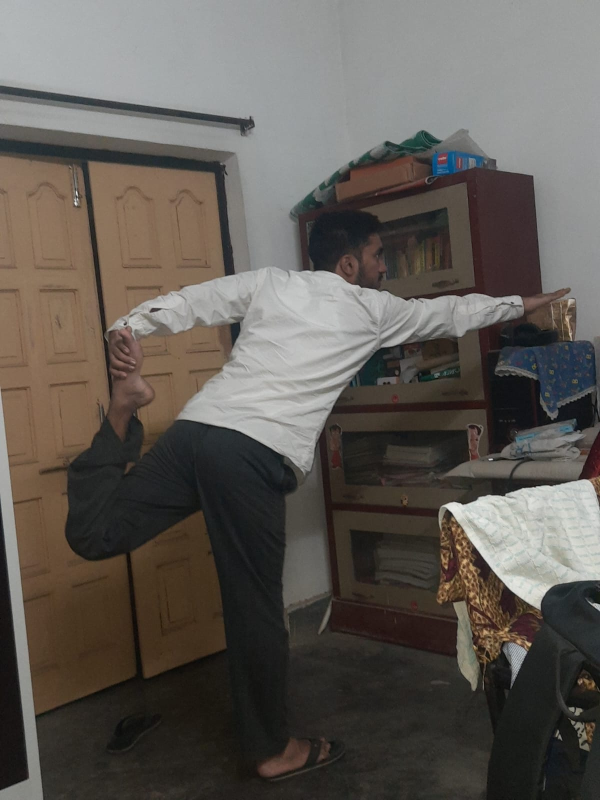
#> input picture TrainImages/Natrajasana.jpg, 1200 x 1600 px, found by its file name (shown at 1/2 size)
$ jupyter execute --allow-errors 'CS6643 Final Project.ipynb'   (older library calls are emulated)
#> lines starting #> are read from the running program, lines starting #| are printed output that depends on the picture
# CS6643 Final Project: Pose Estimation and Matching

### Matthew Avallone, Siddharth Choudhary, Kshitija Patel

[cell 1]
# !pip install "matplotlib" "numpy==1.20" "pandas" "opencv-python"

[cell 2]
import cv2 as cv
import numpy as np
import math
import matplotlib.pyplot as plt
import pandas as pd
import utils

### Load Images

[cell 3]
frame1 = cv.imread(r"C:\Kautuk\AI_ML_DL\WeFit\TrainImages\Natrajasana.jpg") # input
#> frame1 is the input picture: shape (1600, 1200, 3); mean B, G, R 85, 90.6, 95.8
frame2 = cv.imread(r"C:\Kautuk\AI_ML_DL\WeFit\TrainImages\Taarasana.jpg") # test
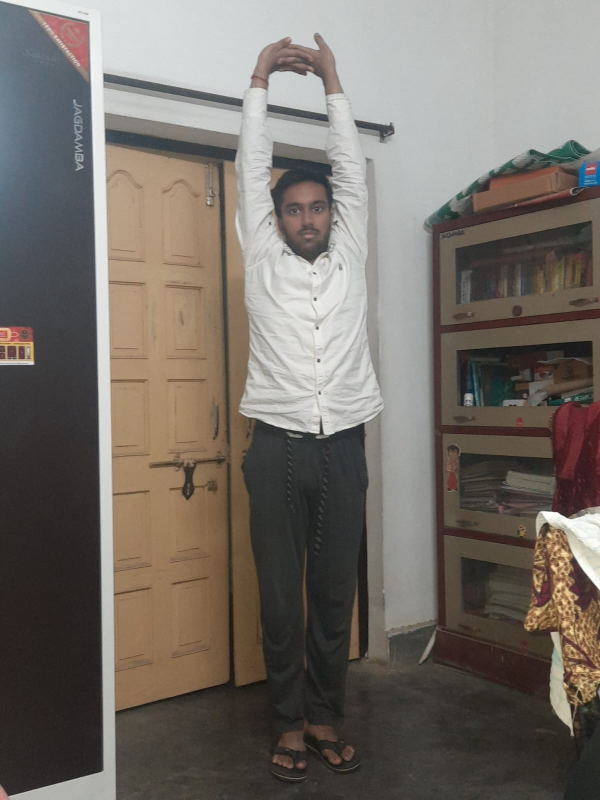
#> input picture TrainImages/Taarasana.jpg, 1200 x 1600 px, found by its file name (shown at 1/2 size)
#> frame2 is the input picture: shape (1600, 1200, 3); mean B, G, R 103.2, 110, 116.7


# Ensure images are the same size
hi = min(frame1.shape[0], frame2.shape[0])
#> hi = 1600
wi = min(frame1.shape[1], frame2.shape[1])
#> wi = 1200
frame1 = cv.resize(frame1, (wi,hi))
frame2 = cv.resize(frame2, (wi,hi))

# Visualize images
fig = plt.figure(figsize = (10,20))
plt.subplot(121)
plt.imshow(frame1[:,:,::-1])
plt.subplot(122)
plt.imshow(frame2[:,:,::-1])
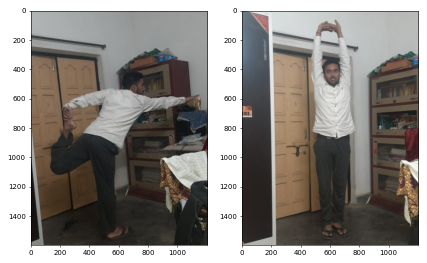
#> figure drawn by matplotlib, 2 panels

[cell 4]
frameWidth = frame1.shape[1]
#> frameWidth = 1200
frameHeight = frame1.shape[0]
#> frameHeight = 1600

### The MPII Pose Dataset is annoted with 16 key-points for every human body.

Hence we initialize a dictionary and 2D array to be able to mark these points on our image and connect them easily

[cell 5]
BODY_PARTS = { "Head": 0, "Neck": 1, "RShoulder": 2, "RElbow": 3, "RWrist": 4,
               "LShoulder": 5, "LElbow": 6, "LWrist": 7, "RHip": 8, "RKnee": 9,
               "RAnkle": 10, "LHip": 11, "LKnee": 12, "LAnkle": 13, "Chest": 14,
               "Background": 15 }

POSE_PAIRS = [ ["Head", "Neck"], ["Neck", "RShoulder"], ["RShoulder", "RElbow"],
               ["RElbow", "RWrist"], ["Neck", "LShoulder"], ["LShoulder", "LElbow"],
               ["LElbow", "LWrist"], ["Neck", "Chest"], ["Chest", "RHip"], ["RHip", "RKnee"],
               ["RKnee", "RAnkle"], ["Chest", "LHip"], ["LHip", "LKnee"], ["LKnee", "LAnkle"] ]

[cell 6]
# A default value set
inWidth = 300
inHeight = 300

### Load and run the pretrained Pose estimation model on input image

#### Links to the prototxt and pre-trained model of the MPII Pose dataset:

Prototxt - https://github.com/CMU-Perceptual-Computing-Lab/openpose/blob/master/models/pose/mpi/pose_deploy_linevec_faster_4_stages.prototxt

Model - http://posefs1.perception.cs.cmu.edu/OpenPose/models/pose/mpi/pose_iter_160000.caffemodel

#> (a cell that did not finish here is left out)

#### The output of the DNN is a 4D array with multiple local maximas for each bodypart.

We find the global maxima for these local maximas as the location of that body part and form a 2D array of points

#> (a cell that did not finish here is left out)

[cell 9]
pose1 = []
conf1 = []
#> (the rest of this cell did not finish here and is left out)

[cell 10]
# print (pd.DataFrame(pose1, columns=['x','y']))

#### Points represent the location the bodyparts

These are marked on the input frame, connect with a line, and labelled using OpenCV functions

#> (a cell that did not finish here is left out)

### Show output

[cell 12]
fig1 = plt.figure(figsize = (10,10))
plt.imshow(frame1[:,:,::-1])

### Load and run the pretrained pose estimation model on test image

Run the pose estimation model

[cell 13]
inp = cv.dnn.blobFromImage(frame2, (1.0 / 255), (inWidth, inHeight), (0, 0, 0), swapRB=False, crop=False)
#> (the rest of this cell did not finish here and is left out)

Create list of points

[cell 14]
pose2 = []
#> (the rest of this cell did not finish here and is left out)

[cell 15]
# print (pd.DataFrame(pose2, columns=['x','y']))14

Plot the pose onto the test image

#> (a cell that did not finish here is left out)

### Show output

[cell 17]
fig2 = plt.figure(figsize = (10,10))
plt.imshow(frame2[:,:,::-1])

### Compare similarity of poses between input and test images

[cell 18]
print(type(pose1))
pose1=[(0,0) if key is None else key for key in pose1]
print(pose1)
pose2=[(0,0) if key is None else key for key in pose2]
print(pose2)

Format the pose vectors into correct format

[cell 19]
def similarity_score(pose1, pose2):
    p1 = []
    p2 = []
    pose_1 = np.array(pose1, dtype=np.float64)
    pose_2 = np.array(pose2, dtype=np.float64)

    # Normalize coordinates
    pose_1[:,0] = pose_1[:,0] / max(pose_1[:,0])
    pose_1[:,1] = pose_1[:,1] / max(pose_1[:,1])
    pose_2[:,0] = pose_2[:,0] / max(pose_2[:,0])
    pose_2[:,1] = pose_2[:,1] / max(pose_2[:,1])

    # [11 lines of commented-out code are left out]
    for joint in range(pose_1.shape[0]):
        x1 = pose_1[joint][0]
        y1 = pose_1[joint][1]
        x2 = pose_2[joint][0]
        y2 = pose_2[joint][1]

        p1.append(x1)
        p1.append(y1)
        p2.append(x2)
        p2.append(y2)

    p1 = np.array(p1)
    p2 = np.array(p2)

    # Looking to minimize the distance if there is a match
    # Computing two different distance metrics
    scoreA = utils.cosine_distance(p1, p2)
    scoreB = utils.weight_distance(p1, p2, conf1)

    print("Cosine Distance:", scoreA)
    print("Weighted Distance:", scoreB)

#### Compute a distance score between the two pose vectors

#> (a cell that did not finish here is left out)

#### Visualize Matching

[cell 21]
def visualize_output(pose1, pose2, size):

    # Initialize blank canvas
#> called with size = (1600, 1200, 3)
    canvas = np.ones(size)

    # Plot points on images
    for pair in POSE_PAIRS:
        partFrom = pair[0]
        partTo = pair[1]
        assert(partFrom in BODY_PARTS)
        assert(partTo in BODY_PARTS)

        idFrom = BODY_PARTS[partFrom]
        idTo = BODY_PARTS[partTo]
        if pose1[idFrom] and pose1[idTo]:
            cv.line(canvas, pose1[idFrom], pose1[idTo], (0, 255, 0), 3)
            cv.ellipse(canvas, pose1[idFrom], (4, 4), 0, 0, 360, (0, 255, 0), cv.FILLED)
            cv.ellipse(canvas, pose1[idTo], (4, 4), 0, 0, 360, (0, 255, 0), cv.FILLED)

    for pair in POSE_PAIRS:
        partFrom = pair[0]
        partTo = pair[1]
        assert(partFrom in BODY_PARTS)
        assert(partTo in BODY_PARTS)

        idFrom = BODY_PARTS[partFrom]
        idTo = BODY_PARTS[partTo]
        if pose2[idFrom] and pose2[idTo]:
            cv.line(canvas, pose2[idFrom], pose2[idTo], (255, 0, 0), 3)
            cv.ellipse(canvas, pose2[idFrom], (4, 4), 0, 0, 360, (255, 0, 0), cv.FILLED)
            cv.ellipse(canvas, pose2[idTo], (4, 4), 0, 0, 360, (255, 0, 0), cv.FILLED)

    # Visualize images
    fig3 = plt.figure(figsize = (10,10))
    plt.imshow(canvas[:,:,::-1])
    plt.grid(True)

#> (a cell that did not finish here is left out)

## Pose Matching with Affine Transformation

Another approach we tried was first finding the affine transformation to match point 1 (neck) and point 14 (the abdomen) to align the centers of the bodies

#> (a cell that did not finish here is left out)

Create the new transformed second pose

[cell 24]
pose2_new = []

for (i,j) in pose2:

        cur_pt = np.array([i,j,1])
        transformed_pt = T.dot(cur_pt)

        transformed_pt = transformed_pt / transformed_pt[2]
        pose2_new.append((int(transformed_pt[0]), int(transformed_pt[1])))

#### Compare similarity between the poses

#> (a cell that did not finish here is left out)

#### Visualize the result

#> (a cell that did not finish here is left out)
